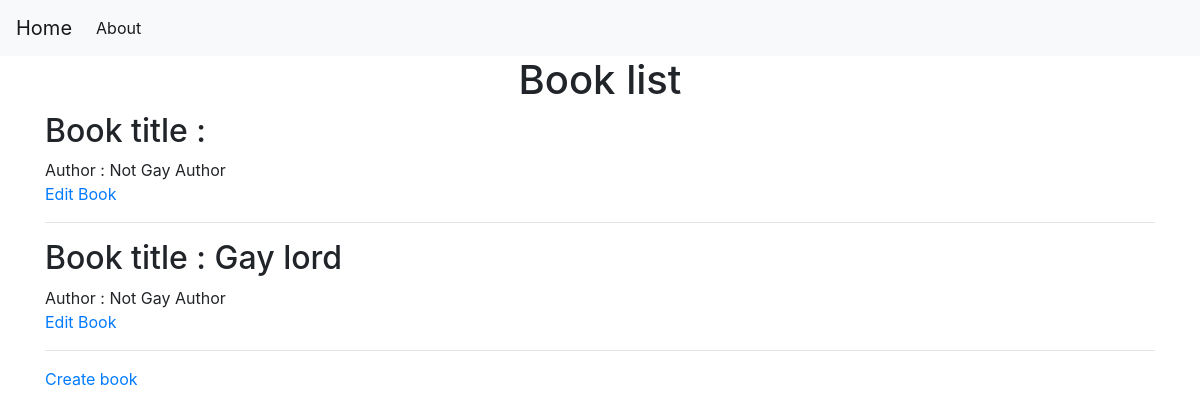
/book, run on an earlier commit of the app's database.
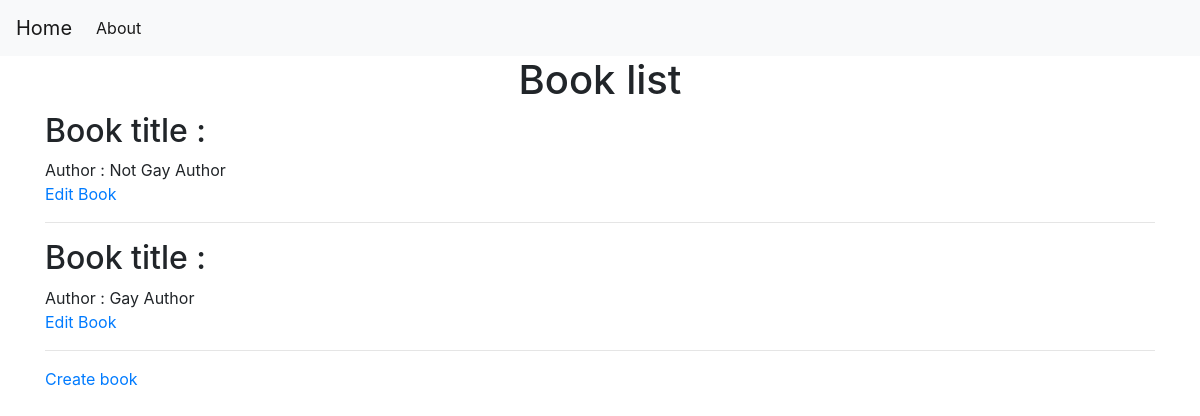
And on a later commit of the database.
### tables this page shows
CREATE TABLE book (
    bookid INTEGER PRIMARY KEY ,
    title TEXT NOT NULL,
    authorid INTEGER,
    FOREIGN KEY(authorid) REFERENCES author(authorid)
);

CREATE TABLE author (
    authorid INTEGER PRIMARY KEY ,
    name TEXT NOT NULL,
    priority TEXT NOT NULL
);

### app.py (the view)
@app.route('/book')
def showbook():
    conn = get_db_connection()
    books = conn.execute('SELECT * FROM book').fetchall()
    authors = conn.execute('SELECT * FROM author').fetchall()
    conn.close()
    return render_template('show_book.html', books=books,authors=authors)

### app.py (called while the page is built)
def get_db_connection():
    conn = sqlite3.connect('database.db')
    conn.row_factory = sqlite3.Row
    return conn

### templates/show_book.html (shortened to what this page needs)
{% extends 'base.html' %}
{% block content %}
{% autoescape false %}
    <h1>{% block title %} <center> Book list </center> {% endblock %}</h1>
    {% for book in books %}
            <h2>Book title : {{ book.title }}</h2>
            {% for author in authors %}
                {% if book.authorid == author.authorid%}
                    Author : {{ author.name }}
                {% endif %}
            {% endfor %}
        <br>
        <a href="{{ url_for('editbook',id= book.bookid) }}">Edit Book</a>
        <hr>
    {% endfor %}
    <a href="{{ url_for('createbook')}}">Create book</a>
{% endautoescape %}
{% endblock %}

What changed in the data, as far as the page shows it:
changed book (number 2 of 2 on the later page): gains author (name "Gay Author"); title "Gay lord" → (not shown); loses author (name "Not Gay Author")
